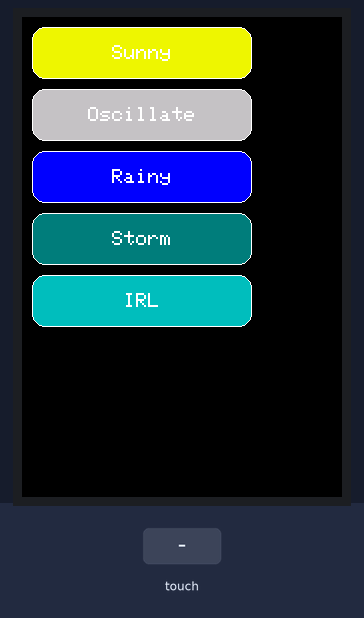
Simulated run of this sketch. Board: Arduino Uno, built with avr-gcc and run on an emulated ATmega328P. On the bench: 320×480 colour display. The test bench sets the inputs (shaded band). What the sketch prints to the serial monitor is not drawn.

Above: at 1.5 s.
1.6 s: touch panel pressed at 38 % / 90 % of its raw x / y range
At 2.6 s:
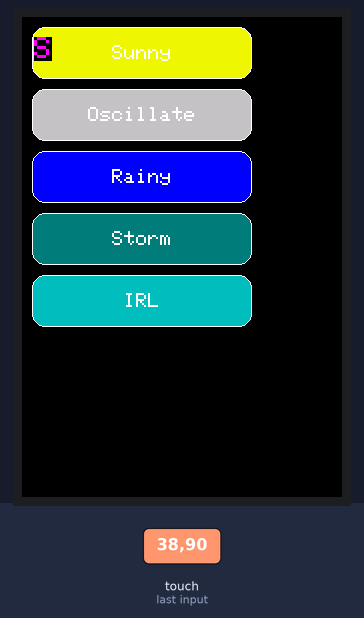
3.2 s: touch panel pressed at 38 % / 50 % of its raw x / y range
At 3.29 s:
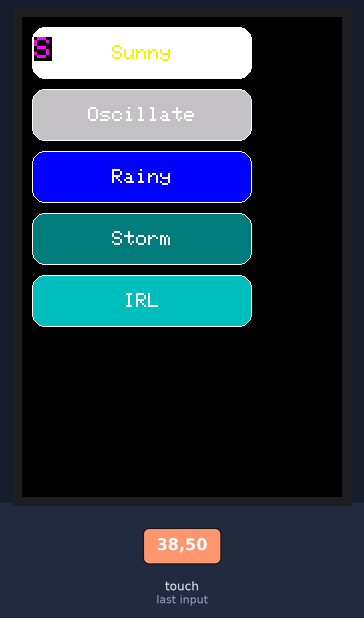
4.8 s: touch panel pressed at 38 % / 70 % of its raw x / y range
At 4.89 s:
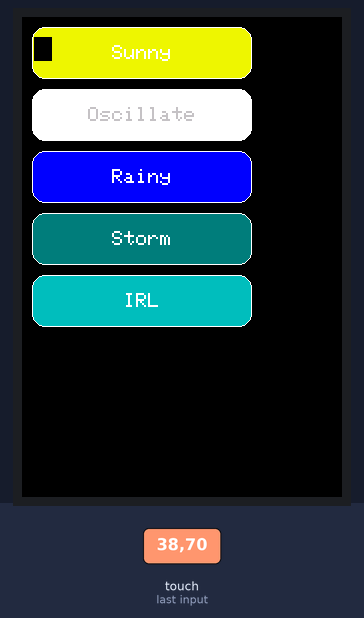
6.4 s: touch panel pressed at 38 % / 50 % of its raw x / y range
At 7.4 s:
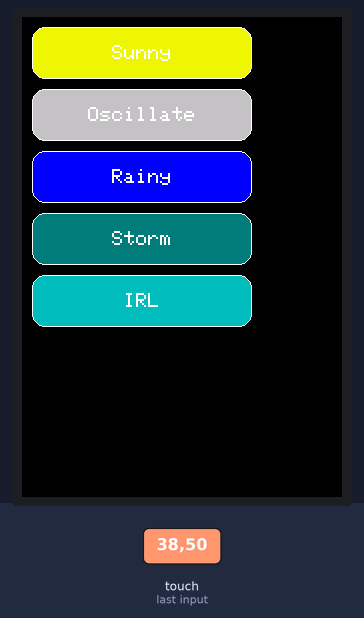
Timing chart, 0 to 9.0 s (numbered marks = the images above; inputs shaded):
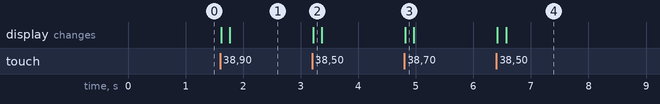

The sketch:

TouchScreen.ino
```cpp
#include <Adafruit_GFX.h>
#include <Adafruit_TFTLCD.h>
#include <TouchScreen.h>
#include <MCUFRIEND_kbv.h>

#define LCD_CS A3
#define LCD_CD A2
#define LCD_WR A1
#define LCD_RD A0
#define LCD_RESET A4

#define BLACK 0x0000
#define BLUE 0x001F
#define RED 0xF800
#define GREEN 0x07E0
#define CYAN 0x05F7
#define DARKCYAN 0x03EF
#define MAGENTA 0xF81F
#define YELLOW 0xEFA0
#define WHITE 0xFFFF
#define NAVY 0x000F /* 0, 0, 128 */
#define DARKGREEN 0x03E0 /* 0, 128, 0 */
#define DARKCYAN 0x03EF /* 0, 128, 128 */
#define MAROON 0x7800 /* 128, 0, 0 */
#define PURPLE 0x780F /* 128, 0, 128 */
#define OLIVE 0x7BE0 /* 128, 128, 0 */
#define LIGHTGREY 0xC618 /* 192, 192, 192 */
#define DARKGREY 0x7BEF /* 128, 128, 128 */
#define ORANGE 0xFD20 /* 255, 165, 0 */
#define GREENYELLOW 0xAFE5 /* 173, 255, 47 */

#define BUTTON_X 120
#define BUTTON_Y 36
#define BUTTON_W 220
#define BUTTON_H 52
#define BUTTON_SPACING_X 10
#define BUTTON_SPACING_Y 10
#define BUTTON_TEXTSIZE 2

#define TEXT_X 10
#define TEXT_Y 10
#define TEXT_W 220
#define TEXT_H 50
#define TEXT_TSIZE 3
#define TEXT_TCOLOR MAGENTA

#define TEXT_LEN 12
char textfield[TEXT_LEN+1] = "";
uint8_t textfield_i = 0;

#define YP A3
#define XM A2
#define YM 9
#define XP 8

#define TS_MINX 390
#define TS_MAXX 575
#define TS_MINY 480
#define TS_MAXY 1023

#define STATUS_X 10
#define STATUS_Y 65

MCUFRIEND_kbv tft;
TouchScreen ts = TouchScreen(XP, YP, XM, YM, 300);

Adafruit_GFX_Button buttons[5];
char buttonlabels[5][60] = {"Sunny", "Oscillate", "Rainy", "Storm", "IRL"};
uint16_t buttoncolors[5] = {YELLOW, LIGHTGREY, BLUE, DARKCYAN, CYAN};


void setup() {

  // put your setup code here, to run once:
  Serial.begin(38400);
  //Serial.println(F("TFT LCD test"));

//#ifdef USE_ADAFRUIT_SHIELD_PINOUT
  //Serial.println(F("USING Adafruit 2.4\" TFT Arduino Shield Pinout"));
//#else
  //Serial.println(F("Using Adafruit 2.4\" TFT Breakout Board Pinout"));
//#endif

  //Serial.print("TFT size is "); Serial.print(tft.width());
  //Serial.print("x");
  //Serial.println(tft.height());

  tft.reset();

  uint16_t identifier = tft.readID();
  /*
  if(identifier == 0x9325) {
    Serial.println(F("Found ILI9325 LCD driver"));
  } else if (identifier == 0x9328) {
    Serial.println(F("Found ILI9328 LCD driver"));
  } else if (identifier == 0x4535) {
    Serial.println(F("Found LGDP4535 LCD driver"));
  } else if (identifier == 0x7575) {
    Serial.println(F("Found HX8347G LCD driver"));
  } else if (identifier == 0x9341) {
    Serial.println(F("Found ILI9341 LCD driver"));
  } else if (identifier == 0x7783) {
    Serial.println(F("Found ST7781 LCD driver"));
  } else if (identifier == 0x8230) {
    Serial.println(F("Found UC8230 LCD driver"));
  } else if (identifier == 0x8357) {
    Serial.println(F("Found HX8357D LCD driver"));
  } else if (identifier == 0x0101) {
    identifier=0x9341;
    Serial.println(F("Found 0x9341 LCD driver"));
  } else {
    Serial.print(F("Unknown LCD driver chip: "));
    Serial.println(identifier, HEX);
    Serial.println(F("If using the Adafruit 2.8\" TFT Arduino shield, the line:"));
    Serial.println(F(" #define USE_ADAFRUIT_SHIELD_PINOUT"));
    Serial.println(F("should appear in the library header (Adafruit_TFT.h)."));
    Serial.println(F("If using the breakout board, it should NOT be #defined!"));
    Serial.println(F("Also if using the breakout, double-check that all wiring"));
    Serial.println(F("matches the tutorial."));
    identifier=0x9341;
  }
  */
  tft.begin(identifier);
  tft.setRotation(0);
  tft.fillScreen(BLACK);

  for (uint8_t row=0; row<5; row++) {
    for (uint8_t col=0; col<1; col++) {
       buttons[col + row].initButton(&tft, BUTTON_X + col * (BUTTON_W + BUTTON_SPACING_X), BUTTON_Y + row * (BUTTON_H + BUTTON_SPACING_Y), BUTTON_W, BUTTON_H, WHITE, buttoncolors[col + row], WHITE, buttonlabels[col + row], BUTTON_TEXTSIZE);
       buttons[col + row].drawButton();

    }
  }
}

void status(const __FlashStringHelper *msg) {
  tft.fillRect(STATUS_X, STATUS_Y, 240, 8, BLACK);
  tft.setCursor(STATUS_X, STATUS_Y);
  tft.setTextColor(WHITE);
  tft.setTextSize(1);
  tft.print(msg);
}

void status(char *msg) {
  tft.fillRect(STATUS_X, STATUS_Y, 240, 8, BLACK);
  tft.setCursor(STATUS_X, STATUS_Y);
  tft.setTextColor(WHITE);
  tft.setTextSize(1);
  tft.print(msg);
}


#define MINPRESSURE 50
#define MAXPRESSURE 1000

int buttonPressed(int x, int y, int z) {
  //Serial.print("("); Serial.print(x); Serial.print(", ");
  //Serial.print(y); Serial.print(", ");
  //Serial.print(z); Serial.println(") ");
  if (z > MAXPRESSURE || z < MINPRESSURE || x < 400 || x > 600) {
    return 5;
  }
  if (y < 260 && y > 230) {
    return 4;
  } else if (y > map(x, 450, 550, 720, 955) && y < map(x, 450, 550, 815, 970)) {
    return 3;
  } else if (y > map(x, 430, 550, 640, 940) && y < map(x, 430, 550, 720, 955)) {
    return 2;
  } else if (y > map(x, 410, 550, 570, 925) && y < map(x, 410, 550, 640, 940)) {
    return 1;
  } else if (y > map(x, 400, 550, 530, 910) && y < map(x, 400, 550, 570, 925)) {
    return 0;
  }
  return 5;
}


void loop() {

  // put your main code here, to run repeatedly:
  digitalWrite(13, HIGH);
  TSPoint p = ts.getPoint();
  digitalWrite(13, LOW);


  pinMode(XM, OUTPUT);
  pinMode(YM, OUTPUT);

  if (p.z != -1) {
    p.x = map(p.x, TS_MINX, TS_MAXX, 0, 240);
    p.y = map(p.y, TS_MINY, TS_MAXY, 0, 320);
    //Serial.print("("); Serial.print(p.x); Serial.print(", ");
    //Serial.print(p.y); Serial.println(", ");
    //Serial.print(p.z); Serial.println(") ");
 }

  buttonPressed(p.x, p.y, p.z);

  for (uint8_t b = 0; b < 5; b++) {
    if (/*buttonPressed(p.x, p.y, p.z) == b*/buttons[b].contains(p.x, p.y)) {
      Serial.println(b+1);
      buttons[b].press(true);
    } else {
      buttons[b].press(false);
    }
  }

  for (uint8_t b = 0; b < 5; b++) {
    if (buttons[b].justReleased()) {
      //Serial.print("Released: ");
      //Serial.println(b);
      buttons[b].drawButton();
    }
    if (buttons[b].justPressed()) {
      //Serial.println("x\n");
      buttons[b].drawButton(true);

      if (b >= 3) {
        if (textfield_i < TEXT_LEN) {
          textfield[textfield_i] = buttonlabels[b][0];
          textfield_i++;
          textfield[textfield_i] = 0;
        }
      }

      if (b == 1) {
        textfield[textfield_i] = 0;
        if (textfield > 0) {
          textfield_i--;
          textfield[textfield_i] = ' ';
        }
      }

      //Serial.println(textfield);
      tft.setCursor(TEXT_X + 2, TEXT_Y + 10);
      tft.setTextColor(TEXT_TCOLOR, BLACK);
      tft.setTextSize(TEXT_TSIZE);
      tft.print(textfield);

      delay(100);
    }
  }

}
```

Measured:
- after the input at 1.6 s, the display: first changes at once (image 1 shows a later state)
- after the input at 3.2 s, the display: changes at once (image 2)
- after the input at 4.8 s, the display: changes at once (image 3)
- after the input at 6.4 s, the display: first changes at once (image 4 shows a later state)
